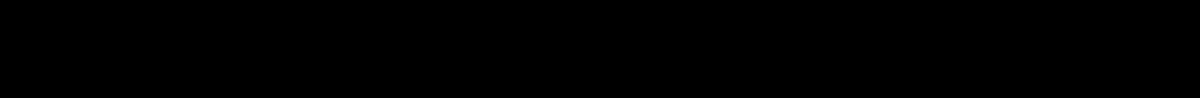
Frame 1 (no input)
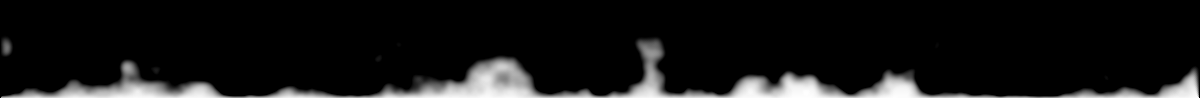
Frame 60 (no input)
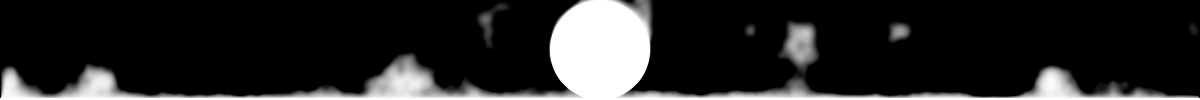
Frame 120 (the mouse pressed at the canvas centre since frame 60)

The p5.js sketch that drew these frames (run headless with seeded random() and noise() and a simulated clock; from frame 60 on, the mouse is pressed at the canvas centre):

// p5.js sketch
// ── sketch.js
let buffer1;
let buffer2;
let cooling;
let ystart = 0;

const h = 100;

function setup() {
  pixelDensity(1);
  createCanvas(windowWidth, h);
  w = width
  buffer1 = createGraphics(w, h);
  buffer2 = createGraphics(w, h);
  cooling = createImage(w, h);
}

function idx(x, y) {
  return (x + y * w) * 4;
}

function setGreyColor(buffer, idx, color) {
  for (let k = 0; k < 3; k++) {
    buffer.pixels[idx + k] = color;
  }
  buffer.pixels[idx + 3] = 255;
}

function cool() {
  const increment = 0.02;

  cooling.loadPixels();
  for (let x = 0, xoff = 0; x < w; x++, xoff += increment) {
    for (let y = 0, yoff = ystart; y < h; y++, yoff += increment) {
      const n = noise(xoff, yoff);
      const bright = pow(n, 3) * 255;
      setGreyColor(cooling, idx(x, y), bright);
    }
  }
  cooling.updatePixels();

  ystart += increment;
}

function fire(rows) {
  buffer1.loadPixels();
  for (let j = 0; j < rows; j++) {
    const y = h - 1 - j;
    for (let x = 0; x < w; x++) {
      setGreyColor(buffer1, idx(x, y), 255);
    }
  }
  buffer1.updatePixels();
}

function draw() {
  fire(2);
  if (mouseIsPressed) {
    buffer1.fill(255);
    buffer1.noStroke();
    buffer1.ellipse(mouseX, mouseY, 100, 100);
  }
  cool();

  background(0);

  buffer1.loadPixels();
  buffer2.loadPixels();

  for (let x = 1; x < w - 1; x++) {
    for (let y = 1; y < h - 1; y++) {
      const c1 = buffer1.pixels[idx(x + 1, y)];
      const c2 = buffer1.pixels[idx(x - 1, y)];
      const c3 = buffer1.pixels[idx(x, y + 1)];
      const c4 = buffer1.pixels[idx(x, y - 1)];
      const c0 = cooling.pixels[idx(x, y)];
      const newC = (c1 + c2 + c3 + c4) / 4 - c0;
      setGreyColor(buffer2, idx(x, y - 1), newC);
    }
  }
  buffer2.updatePixels();

  let temp = buffer1;
  buffer1 = buffer2;
  buffer2 = temp;

  image(buffer2, 0, 0);
}
